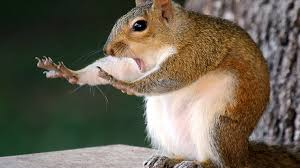
#> input picture pyOcr/input/image001.jpg, 300 x 168 px
$ python -i ocr_processor.py   (imports and definitions only)
#> lines starting #> are read from the running program, lines starting #| are printed output that depends on the picture
#> further down, picture is the input picture: PIL image 300x168 RGB; mean R, G, B 105.6, 97.7, 81.9
### pyOcr/config/config.py
"""
OCR 프로그램 기본 설정
경로, Tesseract, 지원 확장자 등 고정 값을 정의합니다.
"""

import json
import shutil
import sys
from pathlib import Path

# OCR 언어 선택 목록 (표시명 → Tesseract 언어 코드)
LANGUAGE_OPTIONS: dict[str, str] = {
    "한국어": "kor",
    "영어": "eng",
    "한국어+영어": "kor+eng",
    "일본어": "jpn",
    "중국어": "chi_sim",
}

# 지원하는 이미지 확장자
SUPPORTED_EXTENSIONS = {".jpg", ".jpeg", ".png", ".bmp", ".tif", ".tiff", ".webp"}

# 통합 저장 시 기본 파일명
OUTPUT_FILE = "result.txt"

# Tesseract 기본 설치 경로
_DEFAULT_TESSERACT = r"C:\Program Files\Tesseract-OCR\tesseract.exe"


def get_base_dir() -> Path:
    """
    프로그램 기준 폴더를 반환합니다.
    exe 실행 시 exe 위치, Python 실행 시 프로젝트 루트를 사용합니다.
    """
    if getattr(sys, "frozen", False):
        return Path(sys.executable).parent
    return Path(__file__).resolve().parent.parent


def find_tesseract() -> str:
    """기본 경로 또는 PATH에서 Tesseract 실행 파일을 찾습니다."""
    default = Path(_DEFAULT_TESSERACT)
    if default.exists():
        return str(default)

    found = shutil.which("tesseract")
    if found:
        return found

    return str(default)


BASE_DIR = get_base_dir()
CONFIG_DIR = BASE_DIR / "config"
SETTINGS_PATH = CONFIG_DIR / "settings.json"
OUTPUT_DIR = BASE_DIR / "output"
RESOURCES_DIR = BASE_DIR / "resources"
TESSERACT_PATH = find_tesseract()


# [32 lines left out: functions default_settings, load_settings, save_settings, not called in this run]

### pyOcr/core/ocr_processor.py
"""
OCR 처리 모듈
이미지를 불러와 Tesseract로 텍스트를 추출합니다.
"""

from pathlib import Path

import pytesseract
from PIL import Image, ImageEnhance, ImageFilter

from config import config


class OCRProcessor:
    """이미지 로드 및 OCR 텍스트 추출을 담당하는 클래스"""

    def __init__(self, language: str = "kor+eng", preprocess: bool = True) -> None:
        pytesseract.pytesseract.tesseract_cmd = config.TESSERACT_PATH
        self.language = language
        self.preprocess_enabled = preprocess

    def load_image(self, image_path: Path) -> Image.Image:
        """이미지 파일을 PIL Image 객체로 열어 반환합니다."""
        return Image.open(image_path)

    def preprocess_image(self, image: Image.Image) -> Image.Image:
        """
        OCR 정확도 향상을 위한 이미지 전처리
        - 흑백 변환, 대비 향상, 노이즈 제거, 필요 시 리사이징
        """
        if not self.preprocess_enabled:
            return image

        # 1) 흑백 변환
        img = image.convert("L")
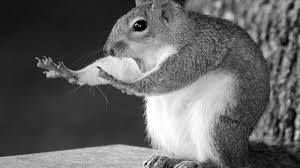
#> img: PIL image 300x168 L; min 0, max 255, mean 98.2

        # 2) 대비 향상
        img = ImageEnhance.Contrast(img).enhance(1.5)
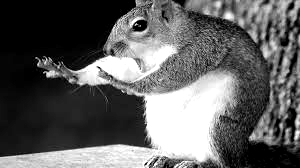
#> img: PIL image 300x168 L; min 0, max 255, mean 96.1

        # 3) 노이즈 제거 (미디언 필터)
        img = img.filter(ImageFilter.MedianFilter(size=3))
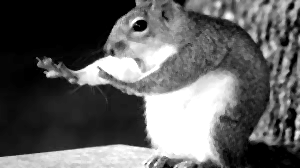
#> img: PIL image 300x168 L; min 0, max 255, mean 96.1

        # 4) 너무 작은 이미지는 확대
        width, height = img.size
#> width = 300; height = 168
        if max(width, height) < 1000:
            scale = 1000 / max(width, height)
#> scale = 3.33
            new_size = (int(width * scale), int(height * scale))
#> new_size = (1000, 560)
            img = img.resize(new_size, Image.Resampling.LANCZOS)
#> img: PIL image 1000x560 L

        return img

    def extract_text(self, image: Image.Image) -> str:
        """PIL Image에서 OCR로 텍스트를 추출합니다."""
        processed = self.preprocess_image(image)
        return pytesseract.image_to_string(processed, lang=self.language)

>>> from PIL import Image
>>> picture = Image.open('../input/image001.jpg')
>>> result = OCRProcessor().preprocess_image(picture)

$ run again, on pyOcr/input/image002.jpg
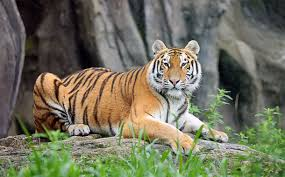
#> input picture pyOcr/input/image002.jpg, 285 x 177 px
#> picture is the input picture: PIL image 285x177 RGB; mean R, G, B 113.3, 113.4, 93.3
#> in preprocess_image, `img = image.convert("L")`:
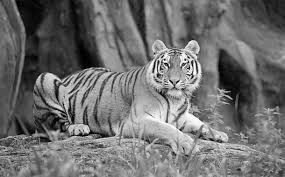
#> img: PIL image 285x177 L; min 0, max 255, mean 111.1
#> in preprocess_image, `img = img.resize(new_size, Image.Resampling.LANCZOS)`:
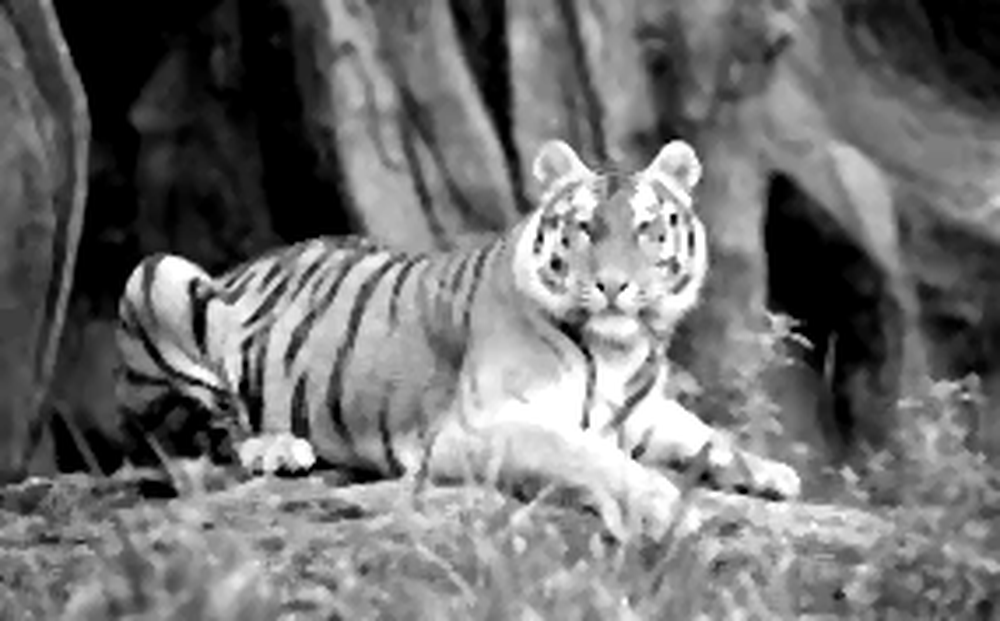
#> img: PIL image 1000x621 L; min 0, max 255, mean 112.8
